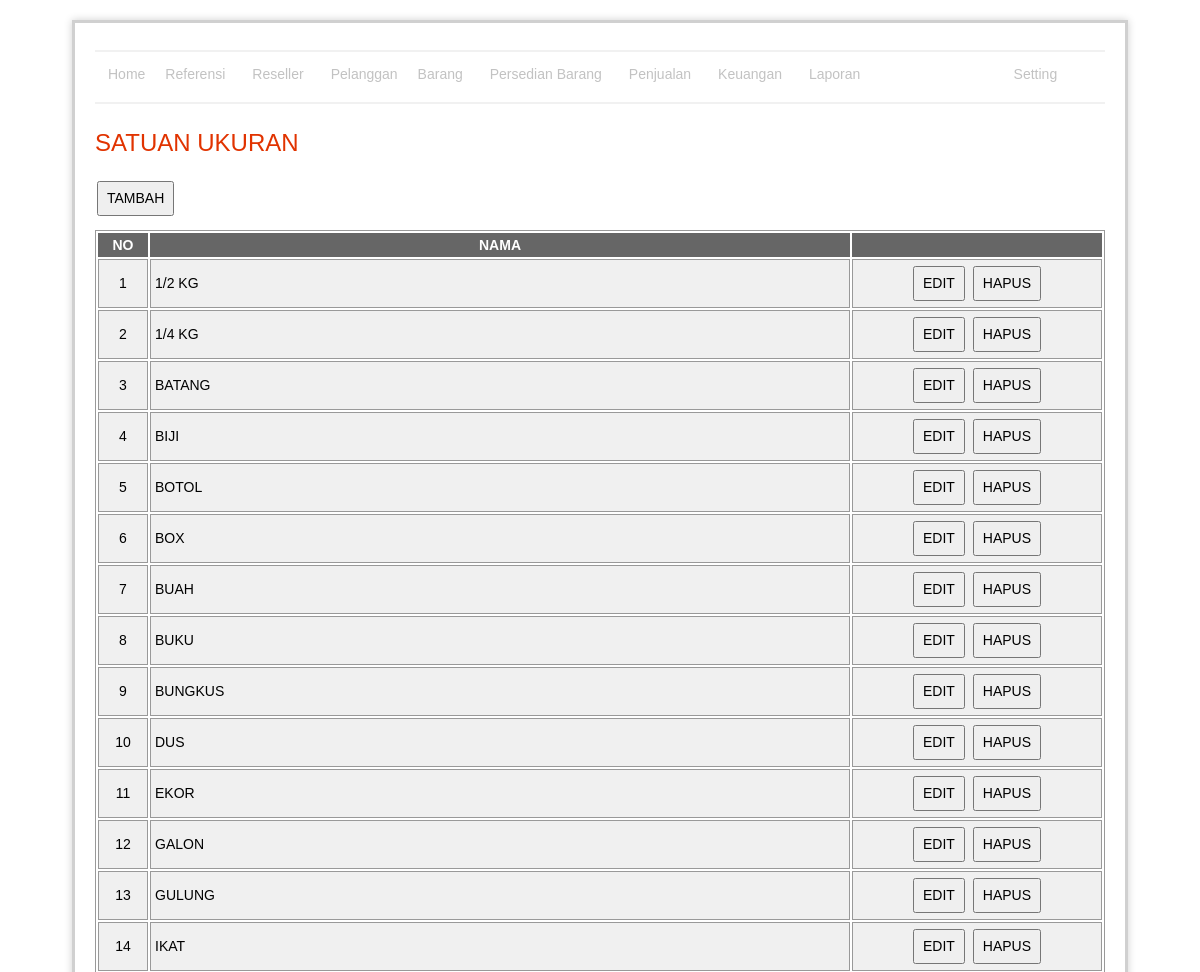
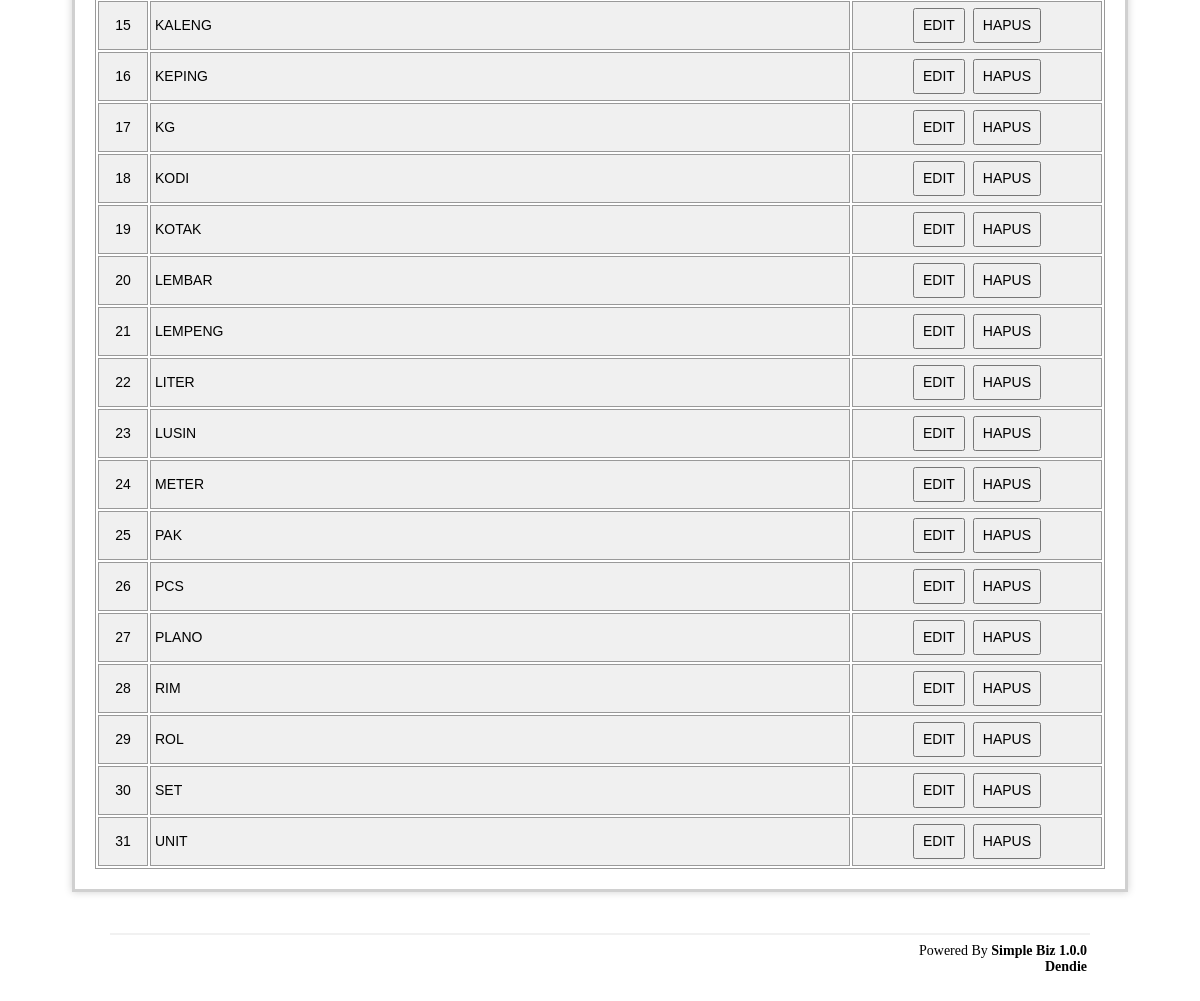
The app's page /measure/index.php (signed in) with its own data (2 pictures, top to bottom).
### tables this page shows
CREATE TABLE `const`  (
  `id` int(11) NOT NULL AUTO_INCREMENT,
  `name` varchar(255) NOT NULL,
  `type` enum('1','2') NOT NULL DEFAULT '1' COMMENT '1= Metric 2=Location',
  `is_delete` enum('0','1') NOT NULL DEFAULT '0' COMMENT '0 = not delete, 1 = delete',
  PRIMARY KEY (`id`) USING BTREE
);

### measure/indexRead.php (called while the page is built, shortened)
<?php
	include '../lib/connection.php';
	$query = "select id,name
		from const
		where is_delete = '0'
		and type = '1'
		order by name";
	$data = mysqli_query($con, $query);
?>

### measure/index.php (the view, shortened to what this page needs)
<?php include 'indexRead.php' ?>
	<h1>SATUAN UKURAN</h1>
	<p><input type="button" value="TAMBAH" onclick="window.location='add.php'" /></p>
	<?php if(mysqli_num_rows($data) < 1) : ?>
	 	<div class="warning">
			<h3><?php echo message::getMsg('emptySuccess') ?></h3>
		</div>
	<?php else: ?>
		<div id="tbl">
			<table width="100%">
				<thead>
					<tr>
						<th align="center" width="5%">NO</th>
						<th align="center" width="70%">NAMA</th>
						<th></th>
					</tr>
				</thead>
				<tbody>
					<?php $i=1; ?>
					<?php while($val = mysqli_fetch_array($data)): ?>
						<tr>
							<td align="center"><?php echo $i ?></td>
							<td><?php echo $val['name'] ?></td>
							<td align="center">
								<input type="button" value="EDIT" onclick="window.location='edit.php?id=<?php echo $val['id'] ?>'" />
								<input type="button" value="HAPUS" onclick="confirm('Anda yakin akan menghapus ?') ? window.location='delete.php?id=<?php echo $val['id'] ?>' : false" />
							</td>
						</tr>
					<?php $i++; ?>
					<?php endwhile; ?>
			</table>
		</div>
	<?php endif; ?>
<?php include '../template/main.php' ?>

### asset/css/style.css (style rules this page uses)
#content p { margin: 12px 20px 12px 0; text-align:left; }
#content h1 { color: #e13300; background-color: transparent; font-weight: normal; font-size: 24px; margin: 10px 0 5px 0; padding: 15px 0 10px 0px; text-align:left; }
table { font-size: 14px; }
#tbl table { border: 1px solid #999; }
#tbl th { font-weight: bold; text-align: center; font-size: 14px; background-color: #666; color: #fff; padding: 4px; }
#tbl td { border: 1px solid #999; font-weight: normal; font-size: 14px; padding: 4px; background-color: #f0f0f0; }
input[type="button"], input[type="submit"] { font-size: 14px; height: 35px; padding: 2px 8px 2px 8px; margin: 2px; }

### records on screen
const: name "1/2 KG"
const: name "1/4 KG"
const: name "BATANG"
const: name "BIJI"
const: name "BOTOL"
const: name "BOX"
const: name "BUAH"
const: name "BUKU"
const: name "BUNGKUS"
const: name "DUS"
const: name "EKOR"
const: name "GALON"
const: name "GULUNG"
const: name "IKAT"
const: name "KALENG"
const: name "KEPING"
const: name "KG"
const: name "KODI"
const: name "KOTAK"
const: name "LEMBAR"
const: name "LEMPENG"
const: name "LITER"
const: name "LUSIN"
const: name "METER"
const: name "PAK"
const: name "PCS"
const: name "PLANO"
const: name "RIM"
const: name "ROL"
const: name "SET"
const: name "UNIT"
